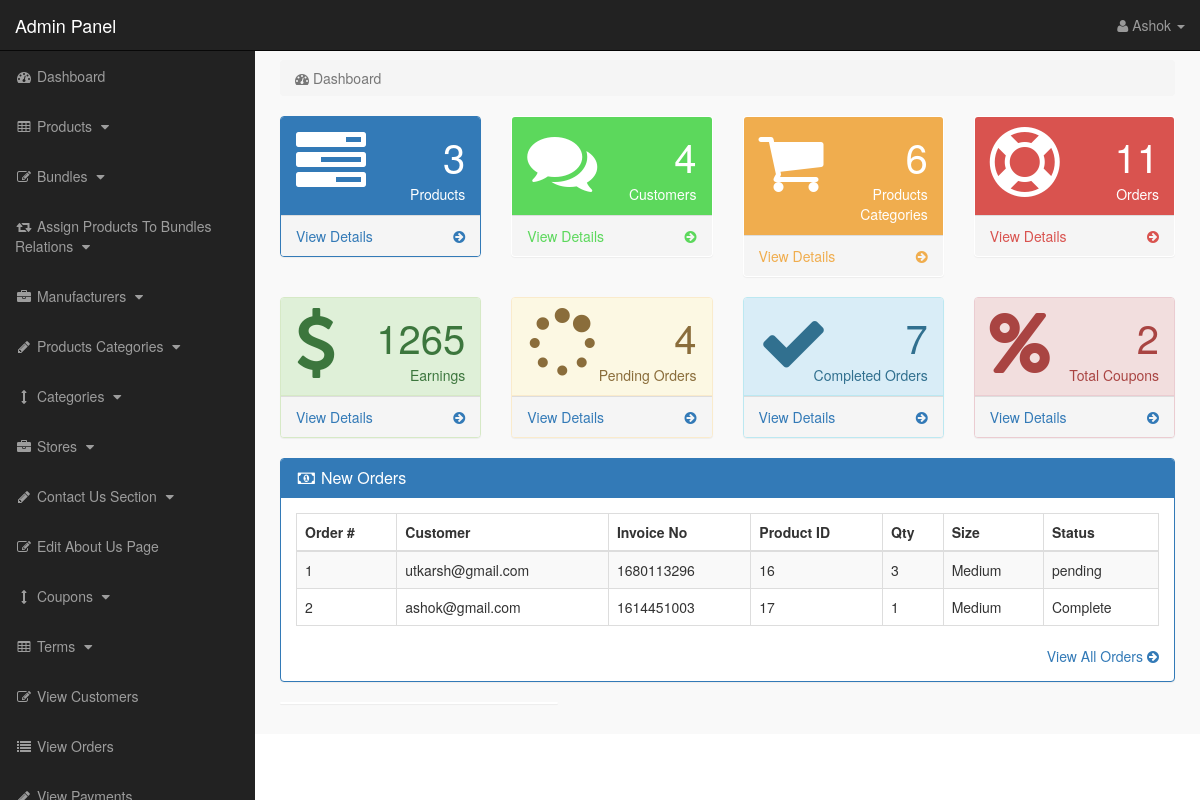
The page /admin_area/index.php?dashboard (signed in) on the database its author committed.
### tables this page shows
CREATE TABLE `pending_orders` (
  `order_id` int(10) NOT NULL,
  `customer_id` int(10) NOT NULL,
  `invoice_no` int(10) NOT NULL,
  `product_id` text NOT NULL,
  `qty` int(10) NOT NULL,
  `size` text NOT NULL,
  `order_status` text NOT NULL
);

CREATE TABLE `customers` (
  `customer_id` int(10) NOT NULL,
  `customer_name` varchar(255) NOT NULL,
  `customer_email` varchar(255) NOT NULL,
  `customer_pass` varchar(255) NOT NULL,
  `customer_country` text NOT NULL,
  `customer_city` text NOT NULL,
  `customer_contact` varchar(255) NOT NULL,
  `customer_address` text NOT NULL,
  `customer_image` text NOT NULL,
  `customer_ip` varchar(255) NOT NULL,
  `customer_confirm_code` text NOT NULL
);

### admin_area/dashboard.php (the view, shortened to what this page needs)
<?php
if(!isset($_SESSION['admin_email'])){
echo "<script>window.open('login.php','_self')</script>";
}
else {
?>
<div class="row">
<div class="col-lg-12">
<ol class="breadcrumb">
<li class="active">
<i class="fa fa-dashboard"></i> Dashboard
</li>
</ol>
</div>
</div>
<div class="row">
<div class="col-lg-3 col-md-6">
<div class="panel panel-primary">
<div class="panel-heading">
<div class="row">
<div class="col-xs-3">
<i class="fa fa-tasks fa-5x"> </i>
</div>
<div class="col-xs-9 text-right">
<div class="huge"> <?php echo $count_products; ?> </div>
<div>Products</div>
</div>
</div>
</div>
<a href="index.php?view_products">
<div class="panel-footer">
<span class="pull-left"> View Details </span>
<span class="pull-right"> <i class="fa fa-arrow-circle-right"></i> </span>
<div class="clearfix"></div>
</div>
</a>
</div>
</div>
<div class="col-lg-3 col-md-6">
<div class="panel panel-green">
<div class="panel-heading">
<div class="row">
<div class="col-xs-3">
<i class="fa fa-comments fa-5x"> </i>
</div>
<div class="col-xs-9 text-right">
<div class="huge"> <?php echo $count_customers; ?> </div>
<div>Customers</div>
</div>
</div>
</div>
<a href="index.php?view_customers">
<div class="panel-footer">
<span class="pull-left"> View Details </span>
<span class="pull-right"> <i class="fa fa-arrow-circle-right"></i> </span>
<div class="clearfix"></div>
</div>
</a>
</div>
</div>
<div class="col-lg-3 col-md-6">
<div class="panel panel-yellow">
<div class="panel-heading">
<div class="row">
<div class="col-xs-3">
<i class="fa fa-shopping-cart fa-5x"> </i>
</div>
<div class="col-xs-9 text-right">
<div class="huge"> <?php echo $count_p_categories; ?> </div>
<div>Products Categories</div>
</div>
</div>
</div>
<a href="index.php?view_p_cats">
<div class="panel-footer">
<span class="pull-left"> View Details </span>
<span class="pull-right"> <i class="fa fa-arrow-circle-right"></i> </span>
<div class="clearfix"></div>
</div>
</a>
</div>
</div>
<div class="col-lg-3 col-md-6">
<div class="panel panel-red">
<div class="panel-heading">
<div class="row">
<div class="col-xs-3">
<i class="fa fa-support fa-5x"> </i>
</div>
<div class="col-xs-9 text-right">
<div class="huge"> <?php echo $count_total_orders; ?> </div>
<div>Orders</div>
</div>
</div>
</div>
<a href="index.php?view_orders">
<div class="panel-footer">
<span class="pull-left"> View Details </span>
<span class="pull-right"> <i class="fa fa-arrow-circle-right"></i> </span>
<div class="clearfix"></div>
</div>
</a>
</div>
</div>
</div>
<div class="row">
    <div class="col-lg-3 col-md-6">
        <div class="panel panel-success">
        <div class="panel-heading">
        <div class="row">
        <div class="col-xs-3">
        <i class="fa fa-dollar fa-5x"> </i>
        </div>
        <div class="col-xs-9 text-right">
        <div class="huge"> <?php echo $count_total_earnings ?> </div>
        <div>Earnings</div>
        </div>
        </div>
        </div>
        <a href="index.php?view_orders">
        <div class="panel-footer">
        <span class="pull-left"> View Details </span>
        <span class="pull-right"> <i class="fa fa-arrow-circle-right"></i> </span>
        <div class="clearfix"></div>
        </div>
        </a>
        </div>
        </div>
        <div class="col-lg-3 col-md-6">
            <div class="panel panel-warning">
            <div class="panel-heading">
            <div class="row">
            <div class="col-xs-3">
            <i class="fa fa-spinner fa-5x"> </i>
            </div>
            <div class="col-xs-9 text-right">
            <div class="huge"> <?php echo $count_pending_orders ?> </div>
            <div>Pending Orders</div>
            </div>
            </div>
            </div>
            <a href="index.php?view_orders">
            <div class="panel-footer">
            <span class="pull-left"> View Details </span>
            <span class="pull-right"> <i class="fa fa-arrow-circle-right"></i> </span>
            <div class="clearfix"></div>
            </div>
            </a>
            </div>
            </div>
            <div class="col-lg-3 col-md-6">
                <div class="panel panel-info">
                <div class="panel-heading">
                <div class="row">
                <div class="col-xs-3">
                <i class="fa fa-check fa-5x"> </i>
                </div>
                <div class="col-xs-9 text-right">
                <div class="huge"> <?php echo $count_completed_orders ?> </div>
                <div>Completed Orders</div>
                </div>
                </div>
                </div>
                <a href="index.php?view_orders">
                <div class="panel-footer">
                <span class="pull-left"> View Details </span>
                <span class="pull-right"> <i class="fa fa-arrow-circle-right"></i> </span>
                <div class="clearfix"></div>
                </div>
                </a>
                </div>
                </div>
                <div class="col-lg-3 col-md-6">
                    <div class="panel panel-danger">
                    <div class="panel-heading">
                    <div class="row">
                    <div class="col-xs-3">
                    <i class="fa fa-percent fa-5x"> </i>
                    </div>
                    <div class="col-xs-9 text-right">
                    <div class="huge"> <?php echo $count_coupons; ?> </div>
                    <div>Total Coupons</div>
                    </div>
                    </div>
                    </div>
                    <a href="index.php?view_orders">
                    <div class="panel-footer">
                    <span class="pull-left"> View Details </span>
                    <span class="pull-right"> <i class="fa fa-arrow-circle-right"></i> </span>
                    <div class="clearfix"></div>
                    </div>
                    </a>
                    </div>
                    </div>
</div>
<div class="row" >
<div class="col-lg-12" >
<div class="panel panel-primary" >
<div class="panel-heading" >
<h3 class="panel-title" >
<i class="fa fa-money fa-fw" ></i> New Orders
</h3>
</div>
<div class="panel-body" >
<div class="table-responsive" >
<table class="table table-bordered table-hover table-striped" >
<thead>
<tr>
<th>Order #</th>
<th>Customer</th>
<th>Invoice No</th>
<th>Product ID</th>
<th>Qty</th>
<th>Size</th>
<th>Status</th>
</tr>
</thead>
<tbody>
<?php
$i = 0;
$get_order = "select * from pending_orders order by 1 DESC LIMIT 0,5";
$run_order = mysqli_query($con,$get_order);
while($row_order=mysqli_fetch_array($run_order)){
$c_id = $row_order['customer_id'];
$invoice_no = $row_order['invoice_no'];
$product_id = $row_order['product_id'];
$qty = $row_order['qty'];
$size = $row_order['size'];
$order_status = $row_order['order_status'];
$i++;
?>
<tr>
<td><?php echo $i; ?></td>
<td>
<?php
$get_customer = "select * from customers where customer_id='$c_id'";
$run_customer = mysqli_query($con,$get_customer);
$row_customer = mysqli_fetch_array($run_customer);
$customer_email = $row_customer['customer_email'];
echo $customer_email;
?>
</td>
<td><?php echo $invoice_no; ?></td>
<td><?php echo $product_id; ?></td>
<td><?php echo $qty; ?></td>
<td><?php echo $size; ?></td>
<td>
<?php
if($order_status=='pending'){
echo $order_status='pending';
}
else {
echo $order_status='Complete';
}
?>
</td>
</tr>
<?php } ?>
</tbody>
</table>
</div>
<div class="text-right" >
<a href="index.php?view_orders" >
View All Orders <i class="fa fa-arrow-circle-right" ></i>
</a>
</div>
</div>
</div>
</div>
<div class="col-md-4">
<div class="panel">
</div>
</div>
</div>
<?php } ?>

### admin_area/includes/sidebar.php (shortened to what this page needs)
<?php
if(!isset($_SESSION['admin_email'])){
echo "<script>window.open('login.php','_self')</script>";
}
else {
?>
<nav class="navbar navbar-inverse navbar-fixed-top" >
<div class="navbar-header" >
<a class="navbar-brand" href="index.php?dashboard" >Admin Panel</a>
</div>
<ul class="nav navbar-right top-nav" >
<li class="dropdown" >
<a href="#" class="dropdown-toggle" data-toggle="dropdown" >
<i class="fa fa-user" ></i>
<?php echo $admin_name; ?> <b class="caret" ></b>
</a>
</li>
</ul>
<div class="collapse navbar-collapse navbar-ex1-collapse">
<ul class="nav navbar-nav side-nav">
<li>
<a href="index.php?dashboard">
<i class="fa fa-fw fa-dashboard"></i> Dashboard
</a>
</li>
<li>
<a href="#" data-toggle="collapse" data-target="#products">
<i class="fa fa-fw fa-table"></i> Products
<i class="fa fa-fw fa-caret-down"></i>
</a>
</li>
<li>
<a href="#" data-toggle="collapse" data-target="#bundles">
<i class="fa fa-fw fa-edit"></i> Bundles
<i class="fa fa-fw fa-caret-down"></i>
</a>
</li>
<li>
<a href="#" data-toggle="collapse" data-target="#relations">
<i class="fa fa-fw fa-retweet"></i> Assign Products To Bundles Relations
<i class="fa fa-fw fa-caret-down"></i>
</a>
</li>
<li>
<a href="#" data-toggle="collapse" data-target="#manufacturers">
<i class="fa fa-fw fa-briefcase"></i> Manufacturers
<i class="fa fa-fw fa-caret-down"></i>
</a>
</li>
<li>
<a href="#" data-toggle="collapse" data-target="#p_cat">
<i class="fa fa-fw fa-pencil"></i> Products Categories
<i class="fa fa-fw fa-caret-down"></i>
</a>
</li>
<li>
<a href="#" data-toggle="collapse" data-target="#cat">
<i class="fa fa-fw fa-arrows-v"></i> Categories
<i class="fa fa-fw fa-caret-down"></i>
</a>
</li>
<li>
<a href="#" data-toggle="collapse" data-target="#store">
<i class="fa fa-fw fa-briefcase"></i> Stores
<i class="fa fa-fw fa-caret-down"></i>
</a>
</li>
<li>
<a href="#" data-toggle="collapse" data-target="#contact_us">
<i class="fa fa-fw fa-pencil"> </i> Contact Us Section
<i class="fa fa-fw fa-caret-down"></i>
</a>
</li>
<li>
<a href="index.php?edit_about_us">
<i class="fa fa-fw fa-edit"></i> Edit About Us Page
</a>
</li>
<li>
<a href="#" data-toggle="collapse" data-target="#coupons">
<i class="fa fa-fw fa-arrows-v"></i> Coupons
<i class="fa fa-fw fa-caret-down"></i>
</a>
</li>
<li>
<a href="#" data-toggle="collapse" data-target="#terms" >
<i class="fa fa-fw fa-table"></i> Terms
<i class="fa fa-fw fa-caret-down"></i>
</a>
</li>
<li>
<a href="index.php?view_customers">
<i class="fa fa-fw fa-edit"></i> View Customers
</a>
</li>
<li>
<a href="index.php?view_orders">
<i class="fa fa-fw fa-list"></i> View Orders
</a>
</li>
<li>
<a href="index.php?view_payments">
<i class="fa fa-fw fa-pencil"></i> View Payments
</a>
</li>
</ul>
</div>
</nav>
<?php } ?>

### admin_area/css/style.css (style rules this page uses)
body { margin-top:100px; }
@media (min-width: 768px) { body { margin-top:50px; } }
.top-nav { padding:0 15px; }
.top-nav>li { display:inline-block; float:left; }
.top-nav>li>a { padding-top:15px; padding-bottom:15px; line-height:20px; color:#999; }
@media (min-width: 768px) { .side-nav { position:fixed; top:51px; width:255px; border-radius:0; overflow-y:auto; background-color: #222; bottom:0; overflow-x:hidden; padding-bottom:40px; } }
@media (min-width: 768px) { .side-nav>li>a { width:255px; } }
.huge { font-size:40px; line-height:normal; }
.panel-green > .panel-heading { color:#fff; background-color:#5cd85c; }
.panel-green > a { color:#5cd85c; }
.panel-red > .panel-heading { color:#fff; background-color:#d9534f; }
.panel-red > a { color:#d9534f; }
.panel-yellow > .panel-heading { color:#fff; background-color:#f0ad4e; }
.panel-yellow > a { color:#f0ad4e; }
.panel-body { border-radius:5px; }

### rows shown on the page
pending_orders: customer.customer_email "utkarsh@gmail.com", invoice_no "1680113296", product "16", qty "3", size "Medium"
pending_orders: customer.customer_email "ashok@gmail.com", invoice_no "1614451003", product "17", qty "1", size "Medium"

### other values the page prints
$admin_name "Ashok"
$count_products "3"
$count_customers "4"
$count_p_categories "6"
$count_total_orders "11"
$count_total_earnings "1265"
$count_pending_orders "4"
$count_completed_orders "7"
$count_coupons "2"
